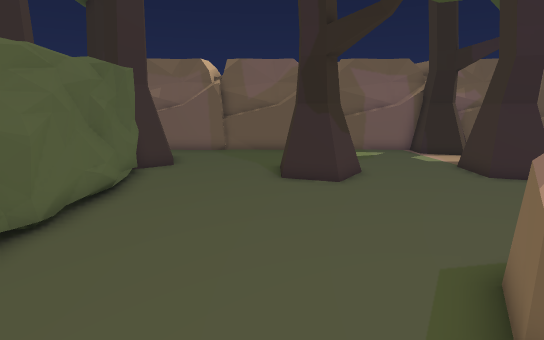
View 1 (above)

17 first-person views from a walk through a 3-D level made in the Unity game engine. The camera is 1.3 m above the floor, tilts 12° down and sees 80° across. The floor is counted in squares, 0.5 m on a side. Each view is taken from the middle of a square. On the plan, view 1 faces up. The plan holds only what a view shows up to about 20 squares ahead; the rest is blank. The place goes on beyond the plan. The player character is not drawn. Some animated figures are not drawn.

View 2
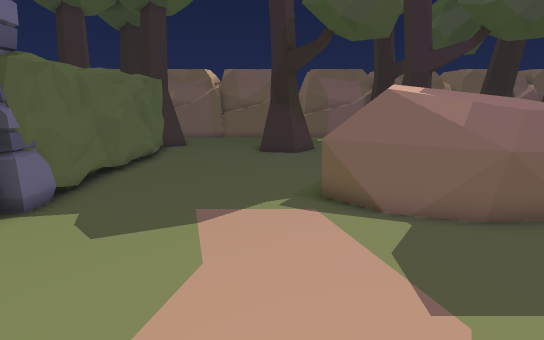

View 3
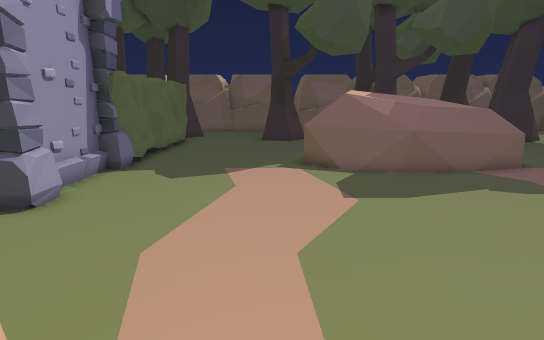

View 4
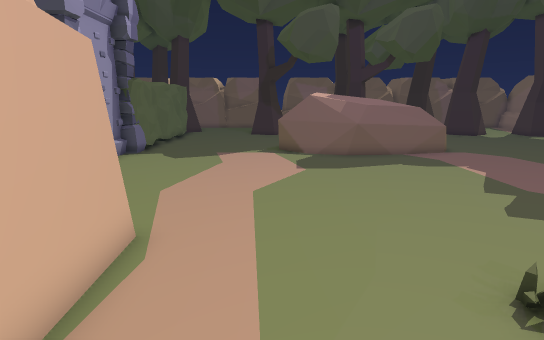

View 5
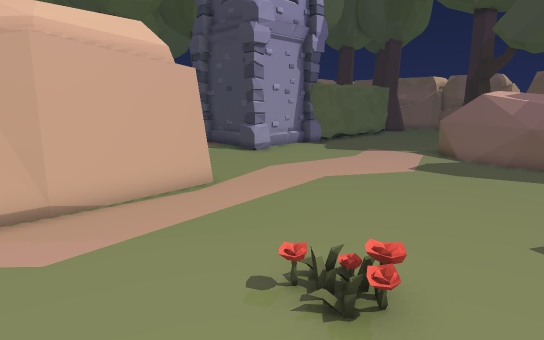

View 6
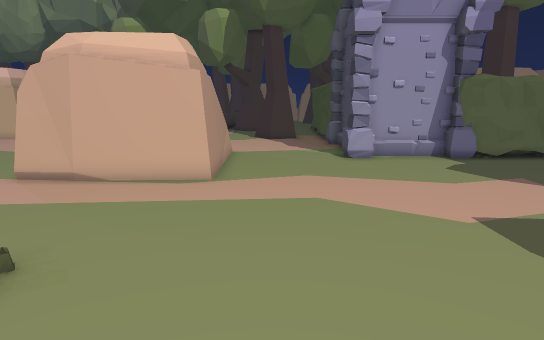

View 7
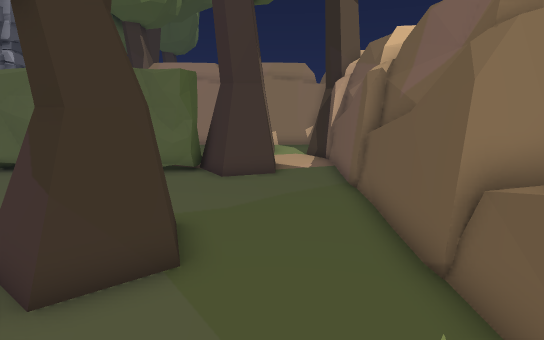

View 8
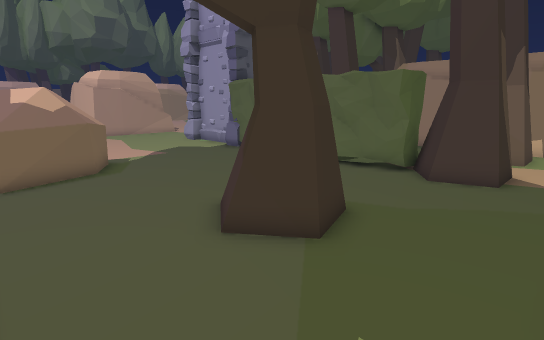

View 9
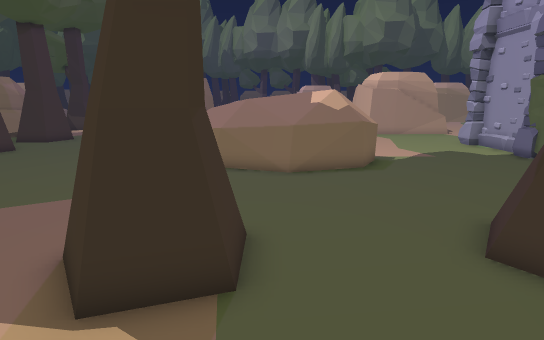

View 10
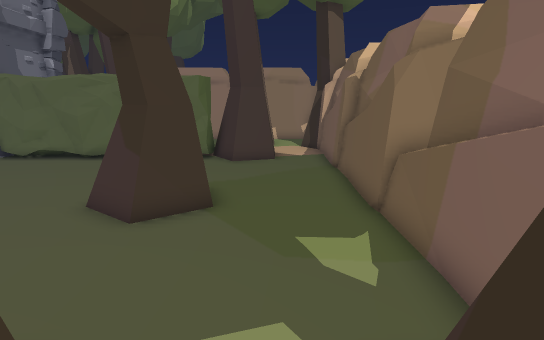

View 11
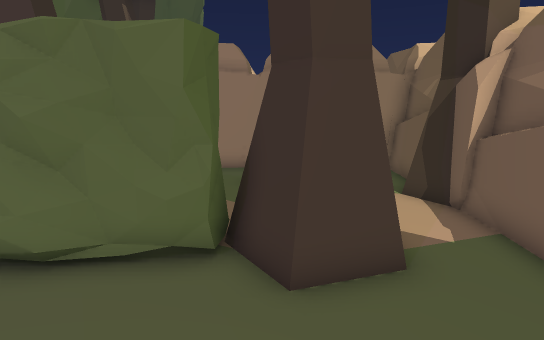

View 12
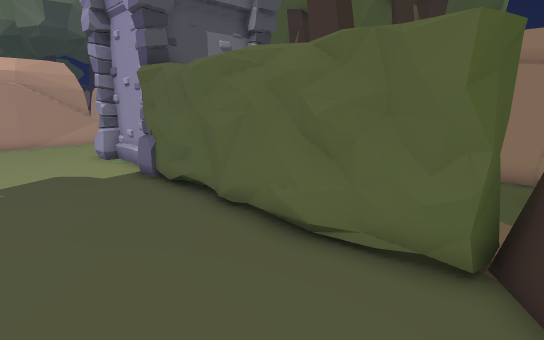

View 13
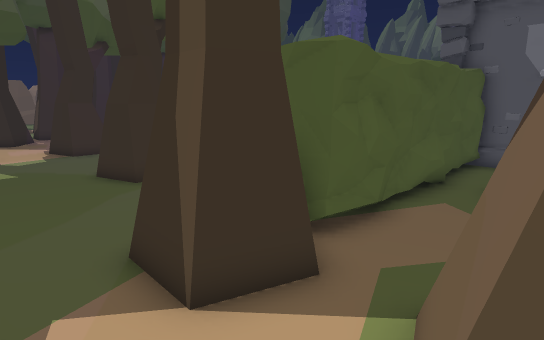

View 14
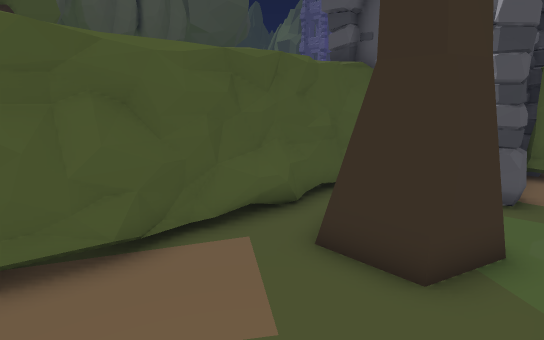

View 15
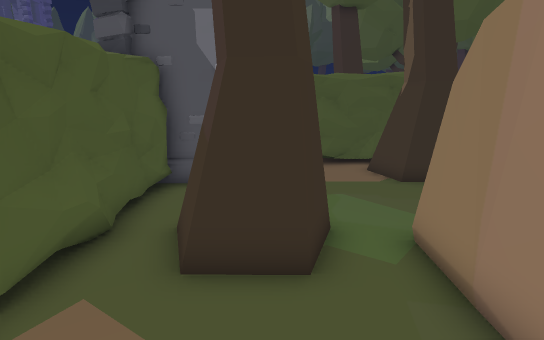

View 16
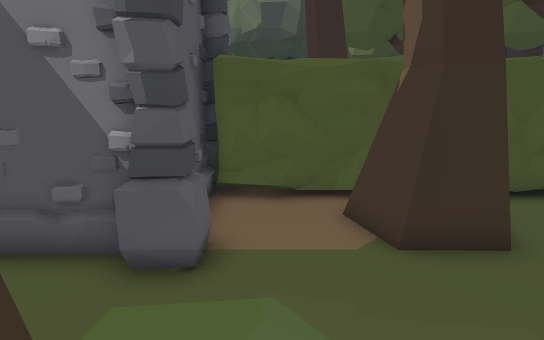

View 17
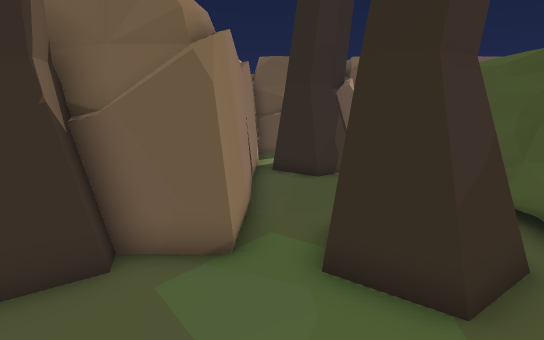

### Floor plan
Key: @ floor where view 1 was taken; # wall or solid block; . floor; = window, fence, low wall or low ledge; R rock; T tree; F flower; O other object.
Columns run from 16 left of view 1 to 10 right of it. Each row starts with its distance up from view 1.
 20         R    R   RR      R
 19 RRRRRRTTTRRRRRRRRRR RRRR RR
 18   RRRRTTTRRRRRRRRRRRRRRR  R
 17   RR...T................TTT
 16   RR....................TT
 15   RR.TT..TTT...............
 14   RRT#TT.T#T...............
 13   RRTTTT.TTT.....TT.....TTT
 12    R.....OOO.....TTT....TTT
 11   RR.....OOO.....TT.....TTT
 10   RR.....OOO.............
  9   RR.....OOO.............
  8 RRRR.....OOO.............
  7 TRRR.TTT.OOO.............
  6 TTRR.T#TTOOO.............
  5 TT....TT.OOO.........RRR..
  4  ........OOO.......RRRRRRR
  3 .........OOO......RRRRRRRRR
  2 ......###OO#.......RRRRRRRR
  1 TTT...#   ##.........RRRRRR
  0  TT...#   #.....@..........
 -1   ..OO#   ##...............
 -2  OOOOO#   ##...............
 -3       ######...............
 -4       =...==...............
 -5       .....................
 -6  TTT  .....................
 -7  TTT  .....................
 -8  TT   ...................
 -9       ...RRRRRRR.........
-10           RRRRRR......F..
-11           RR  RR.....OO..
-12               RR.....FO.
-13               RR.......
-14               RR......
-15               RR.....   .

Positions as (right, up) in squares from view 1, and headings:
1: (0, 0), facing up
2: (1, -6), facing up
3: (1, -11), facing up
4: (2, -15), facing up
5: (8, -15), facing up-left
6: (10, -7), facing left
7: (7, 15), facing left
8: (7, 17), facing down-left
9: (7, 17), facing down
10: (10, 15), facing left
11: (0, 13), facing left
12: (0, 13), facing down-left
13: (-10, 17), facing down-right
14: (-12, 12), facing down-right
15: (-10, 12), facing down
16: (-12, 7), facing down
17: (-12, 1), facing up
